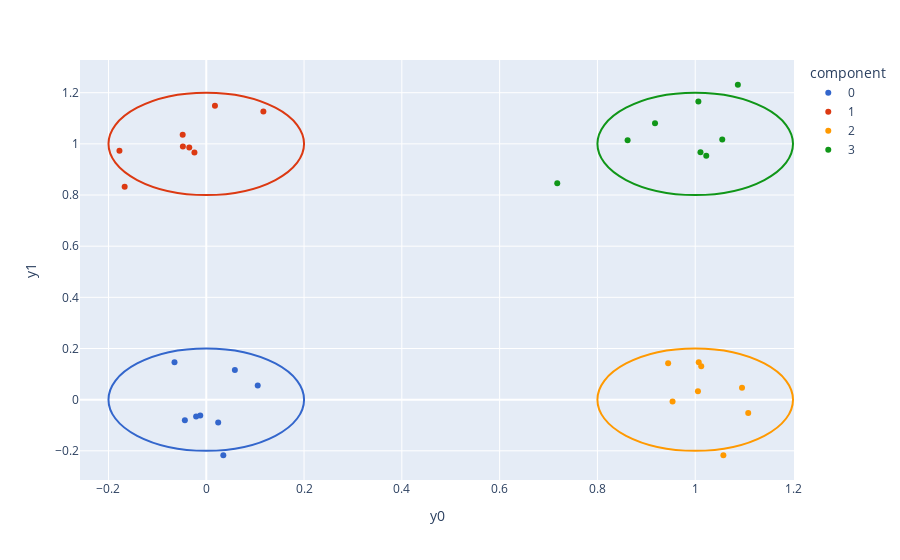

Write notebook code for a chart like this one.
### Markdown cell above
Below we visualize the distribution of the generated data points $\{x_j\}_{j \in [n]}$ and use the color to denote the component memberships $\{c_j\}_{j \in [n]}$ of each point. In addition, we display contours at one standard deviation for each of the Gaussians in the mixture.

### Code cell
def draw_points_and_components(ys, components, mus, sigmas):
    df = pd.DataFrame({
        'y0': ys[:,0],
        'y1': ys[:,1],
        'component': components.astype(str),
    }).sort_values(by='component')
    palette = px.colors.qualitative.G10
    fig = px.scatter(df, x='y0', y='y1', color='component', color_discrete_sequence=palette)

    shapes = list()
    _k = mus.shape[0]
    for l in range(_k):
        x0, y0 = mus[l,:] - 2*sigmas[l] # 2 sigma for 95% contour
        x1, y1 = mus[l,:] + 2*sigmas[l]
        shapes.append(dict(
            type="circle",
            xref="x",
            yref="y",
            x0=x0,
            y0=y0,
            x1=x1,
            y1=y1,
            line_color=palette[l]
        ))
    fig.update_layout(shapes=shapes)
    return fig

fig = draw_points_and_components(
    np.vstack([prior_sample.get_variable(gmm.y(i)).squeeze()[-1].detach().numpy() for i in range(n)]),
    np.array([prior_sample.get_variable(gmm.component(i)).squeeze()[-1].item() for i in range(n)]),
    np.vstack([prior_sample.get_variable(gmm.mu(i)).squeeze()[-1].detach().numpy() for i in range(k)]),
    np.array([prior_sample.get_variable(gmm.sigma(i)).squeeze()[-1].item() for i in range(k)]),
)
fig.show()

### Figure 1 — Plotly figure (JSON) as saved in the notebook; plotly's stock layout.template omitted (floating-point values rounded to 4 significant figures)
{"data": [{"hovertemplate": "component=0<br>y0=%{x}<br>y1=%{y}<extra></extra>", "legendgroup": "0", "marker": {"color": "#3366CC", "symbol": "circle"}, "mode": "markers", "name": "0", "orientation": "v", "showlegend": true, "type": "scatter", "x": [0.1052, -0.06496, 0.03487, 0.05849, 0.02441, -0.01229, -0.02074, -0.0438], "xaxis": "x", "y": [0.0554, 0.1461, -0.2173, 0.1161, -0.08925, -0.06234, -0.06632, -0.08053], "yaxis": "y"}, {"hovertemplate": "component=1<br>y0=%{x}<br>y1=%{y}<extra></extra>", "legendgroup": "1", "marker": {"color": "#DC3912", "symbol": "circle"}, "mode": "markers", "name": "1", "orientation": "v", "showlegend": true, "type": "scatter", "x": [0.1168, 0.01776, -0.04823, -0.02417, -0.03474, -0.1776, -0.04787, -0.1669], "xaxis": "x", "y": [1.126, 1.149, 1.036, 0.9665, 0.9859, 0.9734, 0.9895, 0.8325], "yaxis": "y"}, {"hovertemplate": "component=2<br>y0=%{x}<br>y1=%{y}<extra></extra>", "legendgroup": "2", "marker": {"color": "#FF9900", "symbol": "circle"}, "mode": "markers", "name": "2", "orientation": "v", "showlegend": true, "type": "scatter", "x": [1.096, 0.9446, 0.9537, 1.108, 1.058, 1.007, 1.006, 1.012], "xaxis": "x", "y": [0.04661, 0.1423, -0.006841, -0.0517, -0.2172, 0.146, 0.03313, 0.131], "yaxis": "y"}, {"hovertemplate": "component=3<br>y0=%{x}<br>y1=%{y}<extra></extra>", "legendgroup": "3", "marker": {"color": "#109618", "symbol": "circle"}, "mode": "markers", "name": "3", "orientation": "v", "showlegend": true, "type": "scatter", "x": [1.087, 1.023, 1.055, 1.011, 0.7178, 0.9178, 0.8617, 1.007], "xaxis": "x", "y": [1.231, 0.9537, 1.017, 0.9674, 0.8464, 1.08, 1.014, 1.165], "yaxis": "y"}], "layout": {"legend": {"title": {"text": "component"}, "tracegroupgap": 0}, "margin": {"t": 60}, "shapes": [{"line": {"color": "#3366CC"}, "type": "circle", "x0": -0.2, "x1": 0.2, "xref": "x", "y0": -0.2, "y1": 0.2, "yref": "y"}, {"line": {"color": "#DC3912"}, "type": "circle", "x0": -0.2, "x1": 0.2, "xref": "x", "y0": 0.8, "y1": 1.2, "yref": "y"}, {"line": {"color": "#FF9900"}, "type": "circle", "x0": 0.8, "x1": 1.2, "xref": "x", "y0": -0.2, "y1": 0.2, "yref": "y"}, {"line": {"color": "#109618"}, "type": "circle", "x0": 0.8, "x1": 1.2, "xref": "x", "y0": 0.8, "y1": 1.2, "yref": "y"}], "xaxis": {"anchor": "y", "autorange": true, "domain": [0, 1], "range": [-0.2542, 1.201], "title": {"text": "y0"}, "type": "linear"}, "yaxis": {"anchor": "x", "autorange": true, "domain": [0, 1], "range": [-0.32, 1.334], "title": {"text": "y1"}, "type": "linear"}}}
